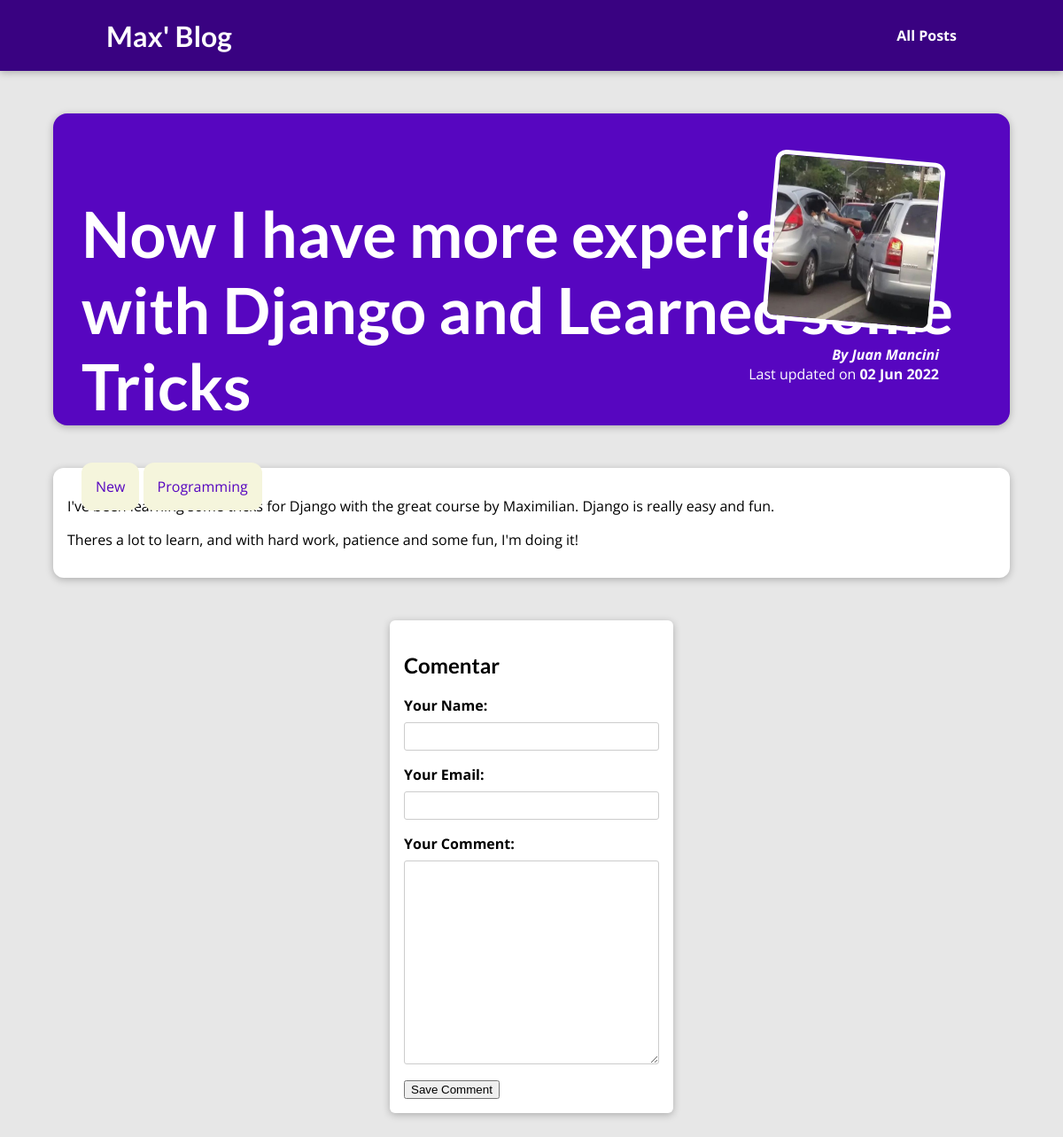
The page /posts/now-i-have-more-experience-with-django-and-learned on the database its author committed.
### blog/models.py (models this page shows, shortened)
class Post(models.Model):
    title = models.CharField(max_length=150)
    excerpt = models.CharField(max_length=200)
    image = models.ImageField(upload_to="posts", null=True)
    date = models.DateField(auto_now=True)
    slug = models.SlugField(unique=True, db_index=True)
    content = models.TextField(validators=[MinLengthValidator(10)])
    author = models.ForeignKey(
        Author, on_delete=models.SET_NULL, related_name="posts", null=True)
    tags = models.ManyToManyField(Tag)

class Tag(models.Model):
  caption = models.CharField(max_length=20)

class Author(models.Model):
    first_name = models.CharField(max_length=100)
    last_name = models.CharField(max_length=100)
    email_address = models.EmailField()
    def full_name(self):
        return f"{self.first_name} {self.last_name}"
    def __str__(self) -> str:
        return self.full_name()

### blog/views.py (the view)
# urls.py: path("posts/<slug:slug>", views.PostDetailView.as_view(),
class PostDetailView(DetailView):
    template_name = "blog/post-detail.html"
    model = Post
    def get_context_data(self, **kwargs):
        context = super().get_context_data(**kwargs)
        context["post_tags"] = self.object.tags.all()
        context["comment_form"] = CommentForm()
        return context

### blog/forms.py
class CommentForm(forms.ModelForm):
    class Meta:
        model = Comment
        exclude = ["post", "date"]
        labels = {
            "username": "Your Name",
            "user_email": "Your Email",
            "text": "Your Comment"
        }

### blog/templates/blog/post-detail.html (shortened to what this page needs)
{% extends "base.html" %}
{% load static %}
{% block css_files %}
<link rel="stylesheet" href="{% static "blog/post-detail.css" %}" />
{% endblock %}
{% block content %}
<section id="summary">
  <h2>{{ post.title }}</h2>
  <div>
    {% for tag in post_tags %}
      <span class="tag">{{ tag.caption }}</span>
    {% endfor %}
  </div>
  <article>
    <img src="{{ post.image.url }}" alt="{{ post.title }}" />
    <address>By <a href="mailto:{{ post.author.email_address }}">{{ post.author }}</a></address>
    <div>Last updated on <time>{{ post.date|date:"d M Y" }}</time></div>
  </article>
</section>
<main>
  {{ post.content|linebreaks }}
</main>
<section id="comment-form">
  <h2>Comentar</h2>
  <form action="{% url 'post-detail-page' post.slug %}" method="POST">
    {% for form_field in comment_form %}
      <div class="form-control">
        {{ form_field.label_tag }}
        {{ form_field }}
      </div>
    {% endfor %}
    <button>Save Comment</button>
  </form>
</section>
{% endblock %}

### static/app.css (style rules this page uses)
* { box-sizing: border-box; }
html { font-family: 'Open Sans', 'Lato', sans-serif; }
body { margin: 0; }
h1, h2, h3 { font-family: 'Lato', sans-serif; font-weight: bold; }

### blog/static/blog/post-detail.css (style rules this page uses)
body { background-color: #e7e7e7; }
#summary { margin: 8rem auto 3rem auto; padding: 2rem; width: 90%; max-width: 90rem; border-radius: 16px; background-color: #5706c0; position: relative; box-shadow: 0 2px 8px rgba(0, 0, 0, 0.25); height: 22rem; }
#summary h2 { color: white; font-size: 4.5rem; }
#summary article { position: absolute; top: 2rem; right: 3rem; padding: 1rem 2rem; border-radius: 12px; text-align: right; color: white; }
#summary article img { width: 12rem; height: 12rem; border-radius: 12px; transform: rotateZ(5deg); border: 5px solid white; margin-bottom: 1rem; }
#summary address { font-weight: bold; }
#summary a { color: white; text-decoration: none; }
#summary time { font-weight: bold; }
main { width: 90%; max-width: 90rem; margin: 3rem auto; background-color: white; padding: 1rem; border-radius: 12px; box-shadow: 0 2px 8px rgba(0, 0, 0, 0.25); }
.tag { background-color: beige; color: #5706c0; padding: 1rem; border-radius: 12px; }
#comment-form { margin: 3rem auto; width: 90%; max-width: 20rem; border-radius: 6px; background-color: white; box-shadow: 0 2px 8px rgba(0, 0, 0, 0.25); padding: 1rem; }
.form-control { margin-bottom: 1rem; }
.form-control label { font-weight: bold; margin-bottom: 0.5rem; display: block; }
.form-control input, .form-control textarea { display: block; width: 100%; font: inherit; padding: 0.25rem; border-radius: 3px; border: 1px solid #ccc; }

### rows shown on the page
Post: title "Now I have more experience with Django and Learned some Tricks", image (picture), author "Juan Mancini", date "02 Jun 2022", content "I've been learning some tricks for Django with the great course by Maximilian. Django is really easy and fun. Theres a lot to learn, and with hard work, patience and some fun, I'm doing it!"
Tag: caption "New"
Tag: caption "Programming"
